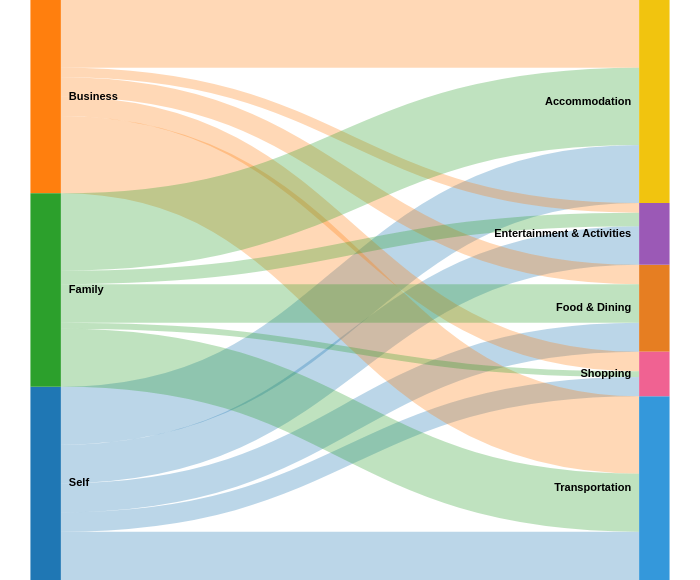

Write a Vega-Lite specification for this figure.
### Vega specification from a JSON file in a GitHub repository (floating-point values rounded to 4 significant figures)
{"$schema": "https://vega.github.io/schema/vega/v5.0.json", "width": 700, "height": 580, "data": [{"name": "travel_budget_plan", "values": {"aggregations": {"table": {"buckets": [{"key": {"stk1": "Self", "stk2": "Accommodation"}, "doc_count": 30}, {"key": {"stk1": "Self", "stk2": "Transportation"}, "doc_count": 25}, {"key": {"stk1": "Self", "stk2": "Food & Dining"}, "doc_count": 15}, {"key": {"stk1": "Self", "stk2": "Entertainment & Activities"}, "doc_count": 20}, {"key": {"stk1": "Self", "stk2": "Shopping"}, "doc_count": 10}, {"key": {"stk1": "Business", "stk2": "Accommodation"}, "doc_count": 35}, {"key": {"stk1": "Business", "stk2": "Transportation"}, "doc_count": 40}, {"key": {"stk1": "Business", "stk2": "Food & Dining"}, "doc_count": 10}, {"key": {"stk1": "Business", "stk2": "Entertainment & Activities"}, "doc_count": 5}, {"key": {"stk1": "Business", "stk2": "Shopping"}, "doc_count": 10}, {"key": {"stk1": "Family", "stk2": "Accommodation"}, "doc_count": 40}, {"key": {"stk1": "Family", "stk2": "Transportation"}, "doc_count": 30}, {"key": {"stk1": "Family", "stk2": "Food & Dining"}, "doc_count": 20}, {"key": {"stk1": "Family", "stk2": "Entertainment & Activities"}, "doc_count": 7}, {"key": {"stk1": "Family", "stk2": "Shopping"}, "doc_count": 3}]}}}, "format": {"property": "aggregations.table.buckets"}, "transform": [{"type": "formula", "expr": "datum.key.stk1", "as": "stk1"}, {"type": "formula", "expr": "datum.key.stk2", "as": "stk2"}, {"type": "formula", "expr": "datum.doc_count", "as": "size"}]}, {"name": "nodes", "source": "travel_budget_plan", "transform": [{"type": "filter", "expr": "!groupSelector || groupSelector.stk1 == datum.stk1 || groupSelector.stk2 == datum.stk2"}, {"type": "formula", "expr": "datum.stk1+datum.stk2", "as": "key"}, {"type": "fold", "fields": ["stk1", "stk2"], "as": ["stack", "grpId"]}, {"type": "formula", "expr": "datum.stack == 'stk1' ? datum.stk1+' '+datum.stk2 : datum.stk2+' '+datum.stk1", "as": "sortField"}, {"type": "stack", "groupby": ["stack"], "sort": {"field": "sortField", "order": "descending"}, "field": "size"}, {"type": "formula", "expr": "(datum.y0+datum.y1)/2", "as": "yc"}]}, {"name": "groups", "source": "nodes", "transform": [{"type": "aggregate", "groupby": ["stack", "grpId"], "fields": ["size"], "ops": ["sum"], "as": ["total"]}, {"type": "stack", "groupby": ["stack"], "sort": {"field": "grpId", "order": "descending"}, "field": "total"}, {"type": "formula", "expr": "scale('y', datum.y0)", "as": "scaledY0"}, {"type": "formula", "expr": "scale('y', datum.y1)", "as": "scaledY1"}, {"type": "formula", "expr": "datum.stack == 'stk1'", "as": "rightLabel"}, {"type": "formula", "expr": "datum.total/domain('y')[1]", "as": "percentage"}]}, {"name": "destinationNodes", "source": "nodes", "transform": [{"type": "filter", "expr": "datum.stack == 'stk2'"}]}, {"name": "edges", "source": "nodes", "transform": [{"type": "filter", "expr": "datum.stack == 'stk1'"}, {"type": "lookup", "from": "destinationNodes", "key": "key", "fields": ["key"], "as": ["target"]}, {"type": "linkpath", "orient": "horizontal", "shape": "diagonal", "sourceY": {"expr": "scale('y', datum.yc)"}, "sourceX": {"expr": "scale('x', 'stk1') + bandwidth('x')"}, "targetY": {"expr": "scale('y', datum.target.yc)"}, "targetX": {"expr": "scale('x', 'stk2')"}}, {"type": "formula", "expr": "range('y')[0]-scale('y', datum.size)", "as": "strokeWidth"}, {"type": "formula", "expr": "datum.size/domain('y')[1]", "as": "percentage"}]}], "scales": [{"name": "x", "type": "band", "range": "width", "domain": ["stk1", "stk2"], "paddingOuter": 0.05, "paddingInner": 0.95}, {"name": "y", "type": "linear", "range": "height", "domain": {"data": "nodes", "field": "y1"}}, {"name": "color", "type": "ordinal", "range": ["#1f77b4", "#ff7f0e", "#2ca02c", "#f1c40f", "#3498db", "#e67e22", "#9b59b6", "#f06292"], "domain": {"data": "travel_budget_plan", "fields": ["stk1", "stk2"]}}, {"name": "stackNames", "type": "ordinal", "range": ["Source", "Destination"], "domain": ["stk1", "stk2"]}], "marks": [{"type": "path", "name": "edgeMark", "from": {"data": "edges"}, "clip": true, "encode": {"update": {"stroke": [{"test": "groupSelector && groupSelector.stack=='stk1'", "scale": "color", "field": "stk2"}, {"scale": "color", "field": "stk1"}], "strokeWidth": {"field": "strokeWidth"}, "path": {"field": "path"}, "strokeOpacity": {"signal": "!groupSelector && (groupHover.stk1 == datum.stk1 || groupHover.stk2 == datum.stk2) ? 0.9 : 0.3"}, "zindex": {"signal": "!groupSelector && (groupHover.stk1 == datum.stk1 || groupHover.stk2 == datum.stk2) ? 1 : 0"}, "tooltip": {"signal": "'Type Of Trip: ' + datum.stk1 + ' | Budget Category: ' + datum.stk2 + ' | Percentage of Budget: ' + format(datum.size, ',.0f') + '%'"}}, "hover": {"strokeOpacity": {"value": 1}}}}, {"type": "rect", "name": "groupMark", "from": {"data": "groups"}, "encode": {"enter": {"fill": {"scale": "color", "field": "grpId"}, "width": {"scale": "x", "band": 1}}, "update": {"x": {"scale": "x", "field": "stack"}, "y": {"field": "scaledY0"}, "y2": {"field": "scaledY1"}, "fillOpacity": {"value": 1}, "tooltip": {"signal": "datum.grpId + '   ' + format(datum.total, ',.0f') + '   (' + format(datum.percentage, '.1%') + ')'"}}, "hover": {"fillOpacity": {"value": 1}}}}, {"type": "text", "from": {"data": "groups"}, "interactive": false, "encode": {"update": {"x": {"signal": "scale('x', datum.stack) + (datum.rightLabel ? bandwidth('x') + 8 : -8)"}, "yc": {"signal": "(datum.scaledY0 + datum.scaledY1)/2"}, "align": {"signal": "datum.rightLabel ? 'left' : 'right'"}, "baseline": {"value": "middle"}, "fontWeight": {"value": "bold"}, "text": {"signal": "abs(datum.scaledY0-datum.scaledY1) > 13 ? datum.grpId : ''"}}}}, {"type": "group", "data": [{"name": "dataForShowAll", "values": [{}], "transform": [{"type": "filter", "expr": "groupSelector"}]}], "encode": {"enter": {"xc": {"signal": "width/2"}, "y": {"value": 30}, "width": {"value": 80}, "height": {"value": 30}}}, "marks": [{"type": "group", "name": "groupReset", "from": {"data": "dataForShowAll"}, "encode": {"enter": {"cornerRadius": {"value": 6}, "fill": {"value": "#f5f5f5"}, "stroke": {"value": "#c1c1c1"}, "strokeWidth": {"value": 2}, "height": {"field": {"group": "height"}}, "width": {"field": {"group": "width"}}}, "update": {"opacity": {"value": 1}}, "hover": {"opacity": {"value": 1}}}, "marks": [{"type": "text", "interactive": false, "encode": {"enter": {"xc": {"field": {"group": "width"}, "mult": 0.5}, "yc": {"field": {"group": "height"}, "mult": 0.5, "offset": -2}, "align": {"value": "center"}, "baseline": {"value": "middle"}, "fontWeight": {"value": "bold"}, "text": {"value": "Show All"}}}}]}]}], "signals": [{"name": "groupHover", "value": {}, "on": [{"events": "@groupMark:mouseover", "update": "{stk1:datum.stack=='stk1' && datum.grpId, stk2:datum.stack=='stk2' && datum.grpId}"}, {"events": "mouseout", "update": "{}"}]}, {"name": "groupSelector", "value": false, "on": [{"events": "@groupMark:click!", "update": "{stack:datum.stack, stk1:datum.stack=='stk1' && datum.grpId, stk2:datum.stack=='stk2' && datum.grpId}"}, {"events": [{"type": "click", "markname": "groupReset"}, {"type": "dblclick"}], "update": "false"}]}]}
